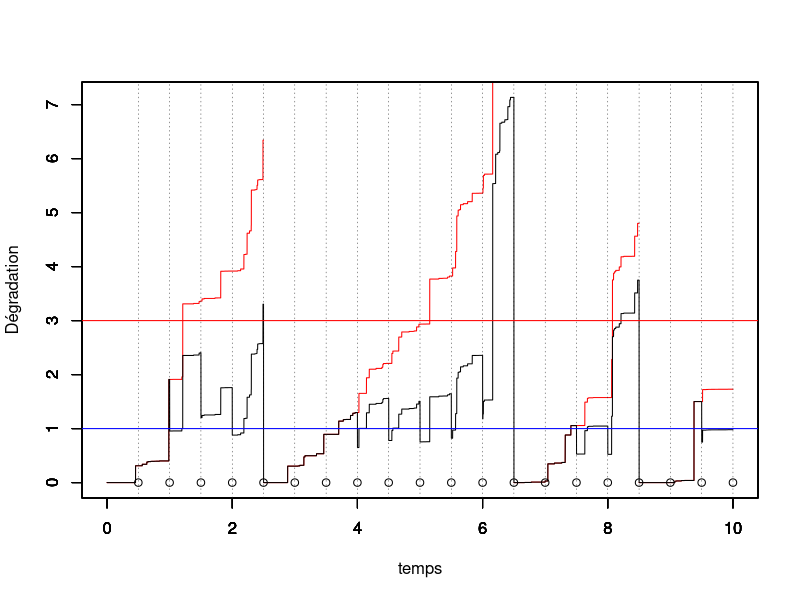

Generate this figure with R:
rm(list=ls())
library(ggplot2)
library(tidyverse)

##################
##################
### PARAMETRES ###
##################
##################

set.seed(123)

tau <- 0.5 # intervalle inter-inspection
rho <- 0.5 # parametre ARDinf
L <- 1 # seuil pour MP
M <- 3 # seuil pout MC
tps.final <- 10 # fenêtre d'observation du processus

# Simulation d'un processus gamma jusqu'au temps final
pas <- 0.001 # pas de temps pour simuler le processus

alpha <- 0.8 # paramètre de forme de Gamma a = alpha (t)^beta
beta <- 2 # paramètre de forme  de Gamma
b <- 1   # paramètre d'échelle du Gamma
temps <- seq(from = 0,to = tps.final,by = pas)

id.newcycle <- FALSE # Initialisation du nb de cycle de renouvellement


n <- length(temps)

nb.inspections<- floor(tps.final/tau) # nombre d'inspections max pendant la fenêtre d'observation.
obs <- numeric(nb.inspections) # données observées (pendant les inspections)

##############################
##############################
### SIMULATION DES DONNEES ###
##############################
##############################

j <- 1 # indicateur prochaine inspection
j.newcycle <- 0 # identifier le j où nouveau cycle
nb.cycles <- 1 # compteur de cycles

x <- matrix(nrow=nb.inspections,ncol = n) # processus Gamma simulé, nb.lignes = nb.cycles
x[nb.cycles,1] <- 0     # initialisation du processus Gamma = 0 à t=0
for(i in 2:n){
  x[nb.cycles,i] <- x[nb.cycles,i-1] + rgamma(1,scale = b, shape = alpha*(temps[i]^beta-temps[i-1]^beta))
}
y=numeric(n) # processus Gamma maintenu
y.tilde=numeric(n) # processus Gamma maintenu

y[1]<-0
y.tilde[1]<-0

while (j<=nb.inspections) {
  # boucle sur un cycle de renouvellement
  if (id.newcycle){
    # on resimule un x depuis 0
    x[nb.cycles,1]  <- 0     # initialisation du processus Gamma = 0 à t=0
    for(i in 2:n){
      x[nb.cycles,i]  <- x[nb.cycles,i-1] + rgamma(1,scale = b, shape = alpha*(temps[i]^beta-temps[i-1]^beta))
    }
    id.newcycle <- FALSE
  }
  
  y.tilde[((j-1)*tau/pas+2):(j*(tau/pas)+1)]<-y[((j-1)*tau/pas+2):(j*(tau/pas)+1)]<-y[(j-1)*tau/pas+1]+ x[nb.cycles,((j-j.newcycle-1)*tau/pas+2):((j-j.newcycle)*(tau/pas)+1)]- x[nb.cycles,(j-j.newcycle-1)*tau/pas+1]
  
  obs[j] <- y[j*tau/pas+1] # état dégradation à l'inspection (t_j^-)
  
  if (obs[j] < L) {
    print("no action")
  } else {
    if (obs[j]<M) {
      # on écrase (ARD infini)
      y[j*tau/pas+1] <- (1-rho)*y[j*tau/pas+1] 
    } else {
      y[j*tau/pas+1]<-0
      id.newcycle <- TRUE
      j.newcycle <- j
      nb.cycles <- nb.cycles+1
    }
  }
  j <- j+1
}

##################
##################
### GRAPHIQUES ###  
##################
##################

DeltaImperf <- ((L <= obs) & (obs < M))
DeltaPerf <- (obs >= M)

temps.cycle<-c(0,tau*which(obs>M),tps.final)
indice.temps.cycle <- c(1,tau/pas*(which(obs>M))+1,length(temps))


temps.cycle<-c(0,tau*which(obs>M),tps.final)
indice.temps.cycle <- c(1,tau/pas*(which(obs>M))+1,length(temps))


for (k in 1:nb.cycles){
  plot(temps[indice.temps.cycle[k]:indice.temps.cycle[k+1]],x[k,1:(indice.temps.cycle[k+1]-indice.temps.cycle[k]+1)],col="red",type="l",ylim = c(0,max(y.tilde)),xlim = c(0,tps.final),xlab="",ylab="")
  par(new=T)
}

plot(temps,y.tilde,type="l",ylim=c(0,max(y.tilde)),xlim = c(0,tps.final),ylab="",xlab="")


par(new=T)
plot(tau*(1:nb.inspections),numeric(length = nb.inspections),ylim=c(0,max(y.tilde)),type="p",xlim = c(0,tps.final),xlab = "temps",ylab="Dégradation")
abline(h=L,col="blue")
abline(h=M,col="red")
abline(v=tau*(1:nb.inspections), lty =3, col = grey(0.1), lwd = 0.45)


##################
##################
### ESTIMATION ###
##################
##################

obs <- c(0,obs)
Obs <- list()

idx <- which(DeltaPerf)
idx.start <- c(0,idx)
idx.end <- c(idx,nb.inspections)

for (i in 1:nb.cycles) {
  nb <- idx.end[i] - idx.start[i] +1
  aux_tps <- tau*(0:(idx.end[i] - idx.start[i]))
  aux_obs <- obs[1 + idx.start[i]:idx.end[i]]
  aux_obs[1] <- 0
  action <- vector(mode = "logical", length = nb)
  action[aux_obs >= L] <- TRUE 
  action[nb] <- FALSE
  Obs[[i]] <- data.frame(aux_tps, aux_obs, action)
  colnames(Obs[[i]]) <- c("tps", "obs", "action")
}
if (nrow(Obs[[nb.cycles]])==1) {
  Obs <- Obs[-nb.cycles]
  nb.cycles <- nb.cycles - 1
}

AccrObs <- data.frame()
for (i in 1:nb.cycles) {
  nb <- nrow(Obs[[i]])
  tps1 <- Obs[[i]]$tps[1:(nb-1)]
  tps2 <- Obs[[i]]$tps[2:nb]
  accr <- vector(mode = "numeric", length = nb-1)
  for (j in 2:nb) {
    if (!Obs[[i]]$action[j]) {
      accr[j-1] <- Obs[[i]]$obs[j] - Obs[[i]]$obs[j-1]
    } else {
      accr[j-1] <- Obs[[i]]$obs[j] - (1-rho)*Obs[[i]]$obs[j-1]
    }
  }
  aux <- data.frame(tps1, tps2, accr)
  AccrObs <- rbind(AccrObs, aux)
}

Log.Lik <- function(parms) {
  # Parameters
  alpha <- parms[1]
  beta <- parms[2]
  b <- parms[3]
  rho <- parms[4]
  # Pseudo-observations
  AccrObs <- data.frame()
  for (i in 1:nb.cycles) {
    nb <- nrow(Obs[[i]])
    tps1 <- Obs[[i]]$tps[1:(nb-1)]
    tps2 <- Obs[[i]]$tps[2:nb]
    accr <- vector(mode = "numeric", length = nb-1)
    for (j in 2:nb) {
      if (!Obs[[i]]$action[j-1]) {
        accr[j-1] <- Obs[[i]]$obs[j] - Obs[[i]]$obs[j-1]
      } else {
        accr[j-1] <- Obs[[i]]$obs[j] - (1-rho)*Obs[[i]]$obs[j-1]
      }
    }
    aux <- data.frame(tps1, tps2, accr)
    AccrObs <- rbind(AccrObs, aux)
  }
  # Computation of the likelihood
  nb.acc <- nrow(AccrObs)
  res <- vector(mode = "numeric", length = nb.acc)
  for (i in 1:nb.acc) {
    res[i] <- dgamma(x = AccrObs$accr[i], shape = alpha*AccrObs$tps2[i]^beta - alpha*AccrObs$tps1[i]^beta, scale = b, log = TRUE)
  }
  return(-sum(res))
}


Eff <- NULL
for (i in 1:nb.cycles) {
  idx <- which(Obs[[i]]$action)
  if (length(idx)>0) {
    for (j in idx) {
      Eff <- c(Eff, (Obs[[i]]$obs[j] - Obs[[i]]$obs[j+1])/Obs[[i]]$obs[j])
    }    
  }
}
rho.guess <- max(0,max(Eff))

parms <- c(alpha, beta, b, rho)
parms <- c(alpha, 1, b, rho.guess)
# optim(par = parms, fn = Log.Lik, method = "SANN")
# optim(par = parms, fn = Log.Lik, method = "L-BFGS-B", lower = rep(1e-1, 4), upper = c(2,2,2,1))
